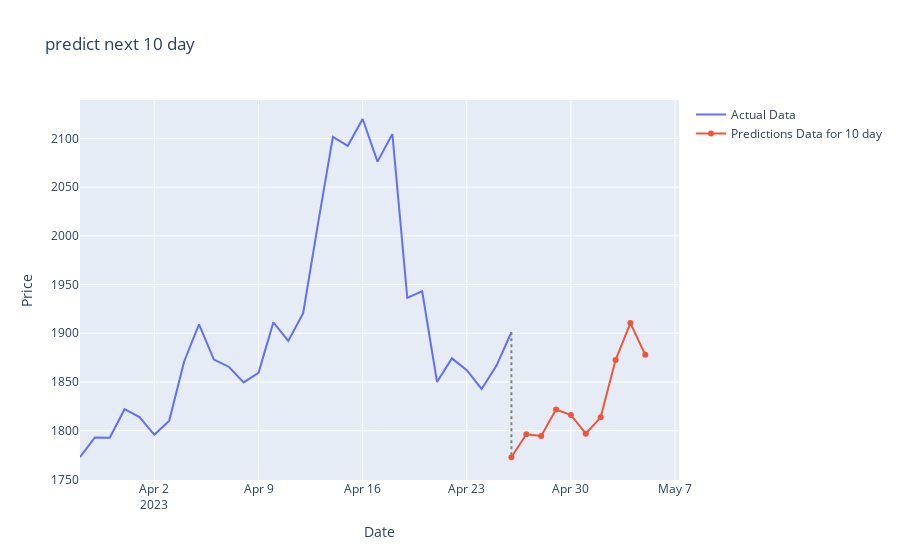

The code cell stored with this chart in its notebook:
### Code cell
actual_x = y_future_data.index
actual_y = y_future_data['Adj Close']
pred_x = prediction_df.index
pred_y = prediction_df['Adj Close']

fig = go.Figure()
fig.add_trace(go.Scatter(x=actual_x, y=actual_y, name='Actual Data'))
fig.add_trace(go.Scatter(x=pred_x, y=pred_y,
              name='Predictions Data for 10 day'))

fig.add_shape(type='line',
              x0=actual_x[-1], y0=actual_y[-1],
              x1=pred_x[0], y1=pred_y[0],
              line=dict(color='grey', width=2, dash='dot'))

fig.update_layout(
    xaxis_title='Date',
    yaxis_title='Price',
    title='predict next 10 day '
)

fig.show()

### Figure 1 — Plotly figure (JSON) as saved in the notebook; plotly's stock layout.template omitted (floating-point values rounded to 4 significant figures)
{"data": [{"name": "Actual Data", "type": "scatter", "x": ["2023-03-28T00:00:00", "2023-03-29T00:00:00", "2023-03-30T00:00:00", "2023-03-31T00:00:00", "2023-04-01T00:00:00", "2023-04-02T00:00:00", "2023-04-03T00:00:00", "2023-04-04T00:00:00", "2023-04-05T00:00:00", "2023-04-06T00:00:00", "2023-04-07T00:00:00", "2023-04-08T00:00:00", "2023-04-09T00:00:00", "2023-04-10T00:00:00", "2023-04-11T00:00:00", "2023-04-12T00:00:00", "2023-04-13T00:00:00", "2023-04-14T00:00:00", "2023-04-15T00:00:00", "2023-04-16T00:00:00", "2023-04-17T00:00:00", "2023-04-18T00:00:00", "2023-04-19T00:00:00", "2023-04-20T00:00:00", "2023-04-21T00:00:00", "2023-04-22T00:00:00", "2023-04-23T00:00:00", "2023-04-24T00:00:00", "2023-04-25T00:00:00", "2023-04-26T00:00:00"], "y": [1773.0, 1793.0, 1793.0, 1822.0, 1814.0, 1796.0, 1810.0, 1871.0, 1909.0, 1873.0, 1866.0, 1849.0, 1859.0, 1911.0, 1892.0, 1921.0, 2013.0, 2102.0, 2092.0, 2120.0, 2076.0, 2105.0, 1936.0, 1943.0, 1850.0, 1874.0, 1862.0, 1843.0, 1867.0, 1901.0]}, {"name": "Predictions Data for 10 day", "type": "scatter", "x": ["2023-04-26T00:00:00", "2023-04-27T00:00:00", "2023-04-28T00:00:00", "2023-04-29T00:00:00", "2023-04-30T00:00:00", "2023-05-01T00:00:00", "2023-05-02T00:00:00", "2023-05-03T00:00:00", "2023-05-04T00:00:00", "2023-05-05T00:00:00"], "y": [1773.0, 1796.0, 1794.0, 1822.0, 1816.0, 1797.0, 1814.0, 1872.0, 1910.0, 1878.0]}], "layout": {"shapes": [{"line": {"color": "grey", "dash": "dot", "width": 2}, "type": "line", "x0": "2023-04-26T00:00:00", "x1": "2023-04-26T00:00:00", "y0": 1901.0, "y1": 1773.0}], "title": {"text": "predict next 10 day "}, "xaxis": {"title": {"text": "Date"}}, "yaxis": {"title": {"text": "Price"}}}}
